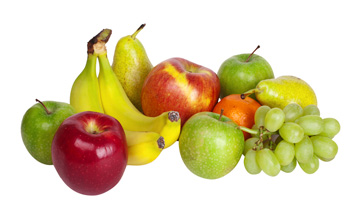
%> input picture images/fruits.jpg, 350 x 209 px
$ octave imagesAsFunctions1.m   (GNU Octave 9; MATLAB toolbox functions it lacks are replaced by stand-ins)
%> lines starting %> are read from the running program, lines starting %| are printed output that depends on the picture
im = imread('../images/fruits.jpg');
%> im is the input picture: size 209x350x3 uint8; mean R, G, B 219.7, 206, 166
% all rows and columns, only channel 2 (green)
imgreen = im(:, :, 2);
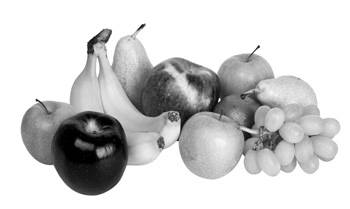
%> imgreen: size 209x350 uint8; min 0, max 255, mean 206
imshow(imgreen);

% horizontal red line from (1, 100) to (350, 100)
line([1 350], [100 100], 'color', 'r');
% vertical green line from (50, 1) to (50, 209)
line([50 50], [1 209], 'color', 'g');
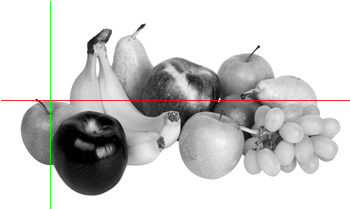
%> figure redrawn from the program's plot data
% line(X, Y)
% first argument are X coordinates and second argument are Y corrdinates

pause(10);
% plot the intensities for all columns of row 150
plot(imgreen(150, :))
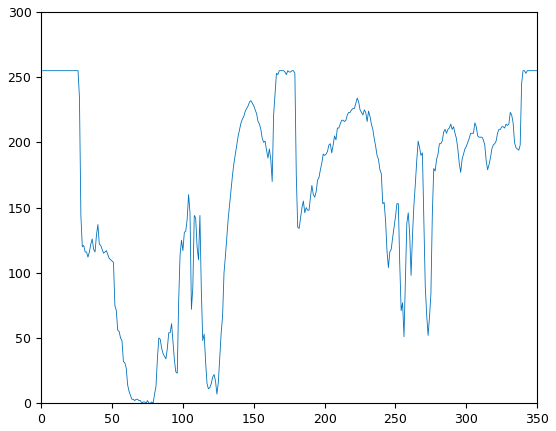
%> figure redrawn from the program's plot data; curve peaks at x = 1, y = 255

$ run again, with images/apple.jpg copied over images/fruits.jpg
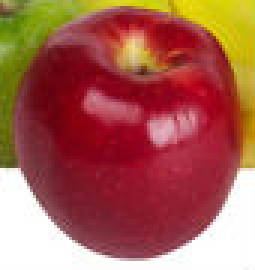
%> input picture images/apple.jpg, 85 x 90 px (shown 3 times larger)
%> im is the input picture: size 90x85x3 uint8; mean R, G, B 167.4, 95.3, 81.3
%> `imgreen = im(:, :, 2);`:
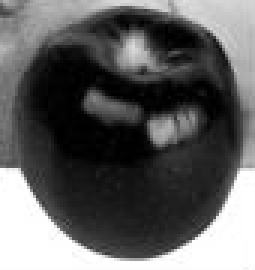
%> imgreen: size 90x85 uint8 (shown 3 times larger); min 0, max 255, mean 95.3
%> `plot(imgreen(150, :))`:
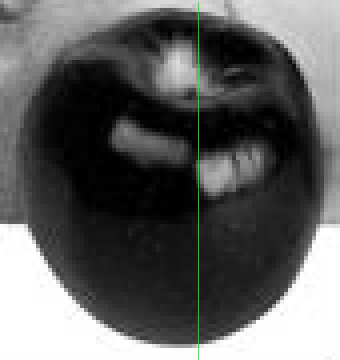
%> figure redrawn from the program's plot data; shown 4 times larger

$ run again, with images/bicycle.jpg copied over images/fruits.jpg
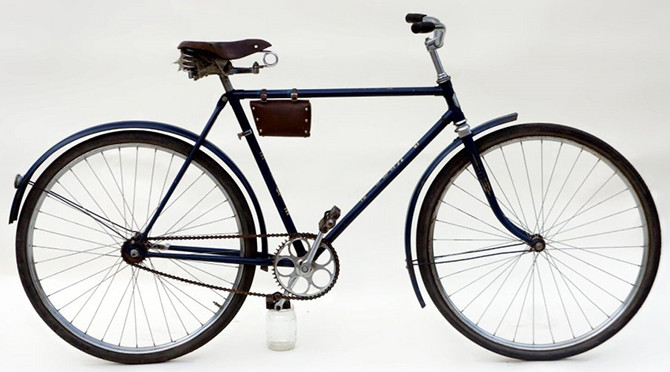
%> input picture images/bicycle.jpg, 670 x 372 px
%> im is the input picture: size 372x670x3 uint8; mean R, G, B 200.5, 200.2, 198.4
%> `line([50 50], [1 209], 'color', 'g');`:
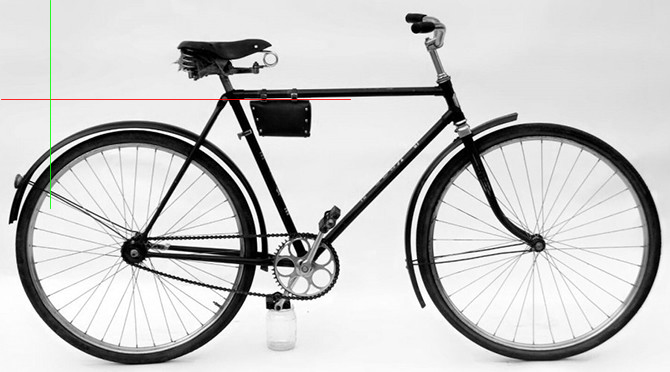
%> figure redrawn from the program's plot data
%> `plot(imgreen(150, :))`:
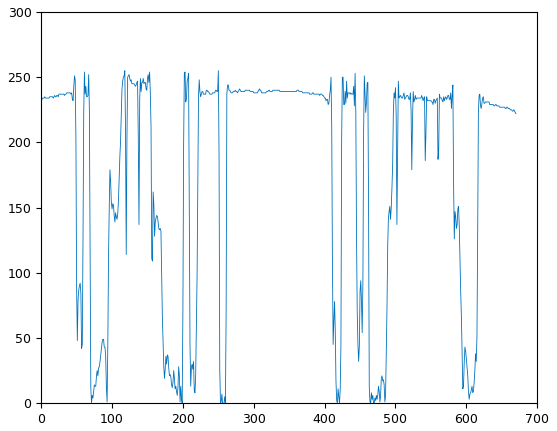
%> figure redrawn from the program's plot data; curve peaks at x = 118, y = 255

$ run again, with images/dolphin.jpg copied over images/fruits.jpg
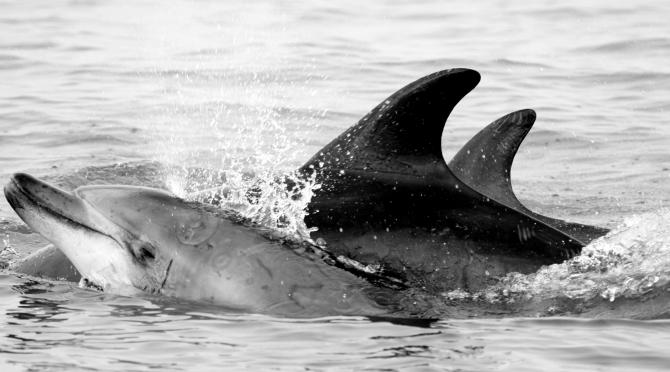
%> input picture images/dolphin.jpg, 670 x 372 px
%> im is the input picture: size 372x670x3 uint8; min 0, max 255, mean 171.1
%> `line([50 50], [1 209], 'color', 'g');`:
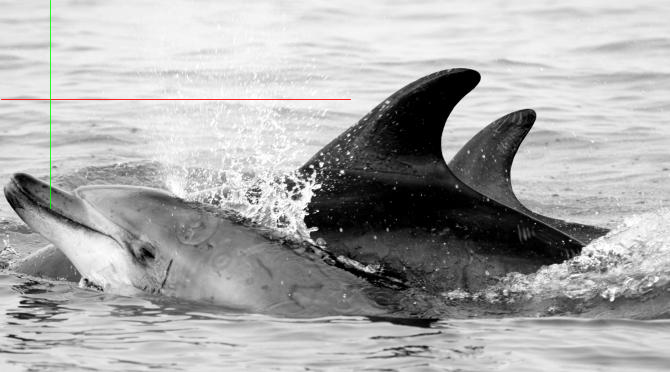
%> figure redrawn from the program's plot data
%> `plot(imgreen(150, :))`:
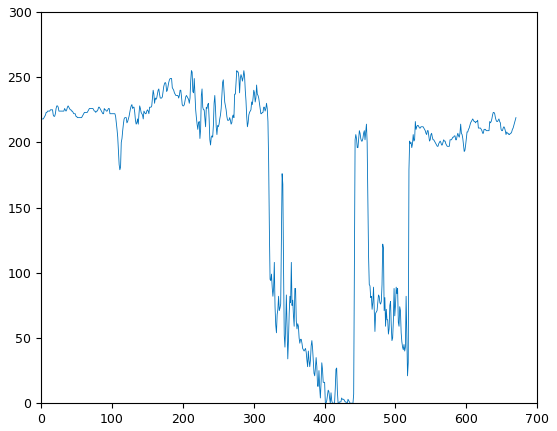
%> figure redrawn from the program's plot data; curve peaks at x = 212, y = 255
